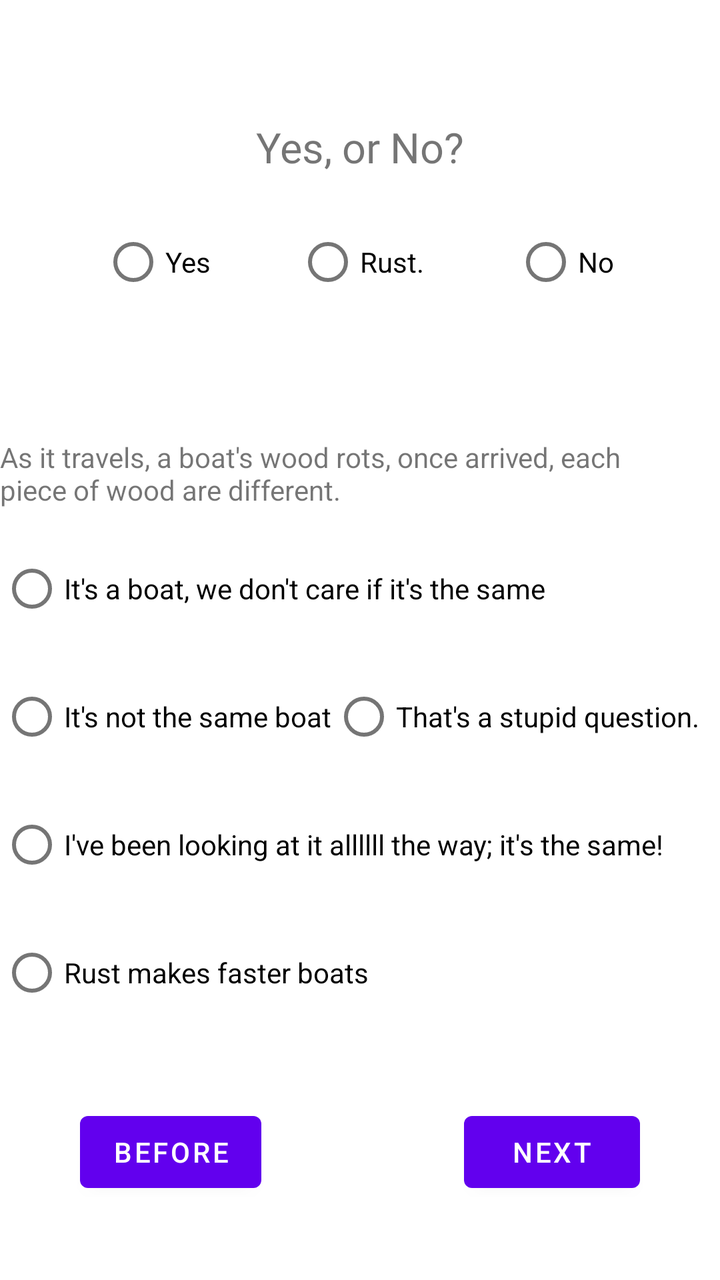
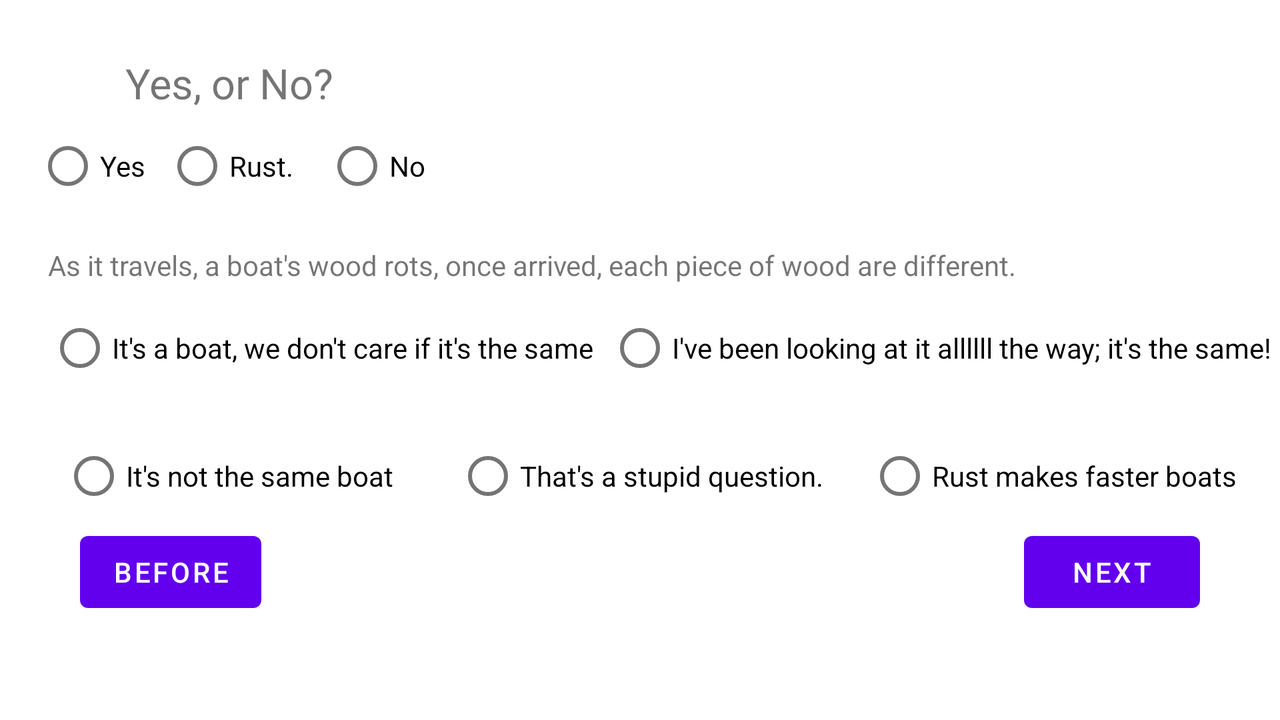

One screen, two layout resources from the same app: the default and the repository's alternative for another configuration. Each is rendered where Android would select it; the XML of both is given below.
<!-- AndroidManifest.xml: application theme Theme.AndroidForm -->
<!-- res/layout/ucq_yon_boat.xml -->
<?xml version="1.0" encoding="utf-8"?>
<androidx.constraintlayout.widget.ConstraintLayout xmlns:android="http://schemas.android.com/apk/res/android"
    xmlns:app="http://schemas.android.com/apk/res-auto"
    xmlns:tools="http://schemas.android.com/tools"
    android:layout_width="match_parent"
    android:layout_height="match_parent">

    <include
        android:id="@+id/include4"
        layout="@layout/activity_template"
        android:layout_width="0dp"
        android:layout_height="wrap_content"
        app:layout_constraintBottom_toBottomOf="parent"
        app:layout_constraintEnd_toEndOf="parent"
        app:layout_constraintStart_toStartOf="parent" />

    <TextView
        android:id="@+id/UCQ_YesOrNo_Q"
        android:layout_width="wrap_content"
        android:layout_height="wrap_content"
        android:layout_marginStart="24dp"
        android:layout_marginTop="64dp"
        android:layout_marginEnd="24dp"
        android:scaleX="@dimen/QuestionScale"
        android:scaleY="@dimen/QuestionScale"
        android:text="@string/YesOrNo_Q"
        app:layout_constraintEnd_toEndOf="parent"
        app:layout_constraintStart_toStartOf="parent"
        app:layout_constraintTop_toTopOf="parent" />

    <TextView
        android:id="@+id/UCQ_Boat_Q"
        android:layout_width="0dp"
        android:layout_height="wrap_content"
        android:layout_marginTop="64dp"
        android:layout_marginEnd="24dp"
        android:scaleX="1"
        android:scaleY="1"
        android:text="@string/Boat_Q"
        app:layout_constraintEnd_toEndOf="parent"
        app:layout_constraintStart_toStartOf="parent"
        app:layout_constraintTop_toBottomOf="@+id/UCQ_YesOrNo_A_rust" />

    <RadioButton
        android:id="@+id/UCQ_YesOrNo_A_yes"
        android:layout_width="wrap_content"
        android:layout_height="wrap_content"
        android:layout_marginStart="24dp"
        android:layout_marginEnd="16dp"
        android:text="@string/YesOrNo_A_Yes"
        app:layout_constraintBottom_toBottomOf="@+id/UCQ_YesOrNo_A_rust"
        app:layout_constraintEnd_toStartOf="@+id/UCQ_YesOrNo_A_rust"
        app:layout_constraintStart_toStartOf="parent"
        app:layout_constraintTop_toTopOf="@+id/UCQ_YesOrNo_A_rust" />

    <RadioButton
        android:id="@+id/UCQ_YesOrNo_A_no"
        android:layout_width="wrap_content"
        android:layout_height="wrap_content"
        android:layout_marginStart="16dp"
        android:layout_marginEnd="24dp"
        android:text="@string/YesOrNo_A_No"
        app:layout_constraintBottom_toBottomOf="@+id/UCQ_YesOrNo_A_yes"
        app:layout_constraintEnd_toEndOf="parent"
        app:layout_constraintStart_toEndOf="@+id/UCQ_YesOrNo_A_rust"
        app:layout_constraintTop_toTopOf="@+id/UCQ_YesOrNo_A_yes" />

    <RadioButton
        android:id="@+id/UCQ_YesOrNo_A_rust"
        android:layout_width="wrap_content"
        android:layout_height="wrap_content"
        android:layout_marginTop="24dp"
        android:text="@string/YesOrNo_A_Rust"
        app:layout_constraintEnd_toEndOf="@+id/UCQ_YesOrNo_Q"
        app:layout_constraintStart_toStartOf="@+id/UCQ_YesOrNo_Q"
        app:layout_constraintTop_toBottomOf="@+id/UCQ_YesOrNo_Q" />

    <RadioButton
        android:id="@+id/UCQ_Boat_A_boat"
        android:layout_width="wrap_content"
        android:layout_height="wrap_content"
        android:layout_marginTop="16dp"
        android:text="@string/Boat_A_Boat"
        app:layout_constraintStart_toStartOf="@+id/UCQ_Boat_Q"
        app:layout_constraintTop_toBottomOf="@+id/UCQ_Boat_Q" />

    <RadioButton
        android:id="@+id/UCQ_Boat_A_notboat"
        android:layout_width="wrap_content"
        android:layout_height="wrap_content"
        android:layout_marginTop="16dp"
        android:text="@string/Boat_A_NotSameBoat"
        app:layout_constraintStart_toStartOf="@+id/UCQ_Boat_A_boat"
        app:layout_constraintTop_toBottomOf="@+id/UCQ_Boat_A_boat" />

    <RadioButton
        android:id="@+id/UCQ_Boat_A_rust"
        android:layout_width="wrap_content"
        android:layout_height="wrap_content"
        android:layout_marginTop="16dp"
        android:text="@string/Boat_A_Rust"
        app:layout_constraintStart_toStartOf="@+id/UCQ_Boat_A_pointer"
        app:layout_constraintTop_toBottomOf="@+id/UCQ_Boat_A_pointer" />

    <RadioButton
        android:id="@+id/UCQ_Boat_A_wut"
        android:layout_width="wrap_content"
        android:layout_height="wrap_content"
        android:text="@string/Boat_A_wut"
        app:layout_constraintStart_toEndOf="@+id/UCQ_Boat_A_notboat"
        app:layout_constraintTop_toTopOf="@+id/UCQ_Boat_A_notboat" />

    <RadioButton
        android:id="@+id/UCQ_Boat_A_pointer"
        android:layout_width="wrap_content"
        android:layout_height="wrap_content"
        android:layout_marginTop="16dp"
        android:text="@string/Boat_A_Pointer"
        app:layout_constraintStart_toStartOf="@+id/UCQ_Boat_A_notboat"
        app:layout_constraintTop_toBottomOf="@+id/UCQ_Boat_A_notboat" />

</androidx.constraintlayout.widget.ConstraintLayout>
<!-- res/layout/activity_template.xml (included above) -->
<?xml version="1.0" encoding="utf-8"?>
<androidx.constraintlayout.widget.ConstraintLayout xmlns:android="http://schemas.android.com/apk/res/android"
    xmlns:app="http://schemas.android.com/apk/res-auto"
    xmlns:tools="http://schemas.android.com/tools"
    android:layout_width="match_parent"
    android:layout_height="match_parent"
    tools:context=".Template">

    <Button
        android:id="@+id/beforeButton"
        android:layout_width="wrap_content"
        android:layout_height="wrap_content"
        android:layout_marginStart="40dp"
        android:layout_marginBottom="40dp"
        android:text="@string/beforeButton"
        app:layout_constraintBottom_toBottomOf="parent"
        app:layout_constraintStart_toStartOf="parent" />

    <Button
        android:id="@+id/nextButton"
        android:layout_width="wrap_content"
        android:layout_height="wrap_content"
        android:layout_marginEnd="40dp"
        android:layout_marginBottom="40dp"
        android:text="@string/nextButton"
        app:layout_constraintBottom_toBottomOf="parent"
        app:layout_constraintEnd_toEndOf="parent" />

</androidx.constraintlayout.widget.ConstraintLayout>
<!-- resources referenced by this layout -->
<resources>
  <dimen name="QuestionScale">1.5</dimen>
  <string name="Boat_A_Boat">It\'s a boat, we don\'t care if it\'s the same</string>
  <string name="Boat_A_NotSameBoat">It\'s not the same boat</string>
  <string name="Boat_A_Pointer">I\'ve been looking at it allllll the way; it\'s the same!</string>
  <string name="Boat_A_Rust">Rust makes faster boats</string>
  <string name="Boat_A_wut">That\'s a stupid question.</string>
  <string name="Boat_Q">As it travels, a boat\'s wood rots, once arrived, each piece of wood are different.</string>
  <string name="YesOrNo_A_No">No</string>
  <string name="YesOrNo_A_Rust" translatable="false">Rust.</string>
  <string name="YesOrNo_A_Yes">Yes</string>
  <string name="YesOrNo_Q">Yes, or No?</string>
  <string name="beforeButton">Before</string>
  <string name="nextButton">Next</string>
  <style name="Theme.AndroidForm" parent="Theme.MaterialComponents.DayNight.DarkActionBar">
          
          <item name="colorPrimary">@color/purple_500</item>
          <item name="colorPrimaryVariant">@color/purple_700</item>
          <item name="colorOnPrimary">@color/white</item>
          
          <item name="colorSecondary">@color/teal_200</item>
          <item name="colorSecondaryVariant">@color/teal_700</item>
          <item name="colorOnSecondary">@color/black</item>
          
          <item name="android:statusBarColor" tools:targetApi="l">?attr/colorPrimaryVariant</item>
          
      </style>
</resources>
<!-- res/layout-land/ucq_yon_boat.xml (the repository's variant of the layout above) -->
<!-- drawn on the phone turned sideways -->
<?xml version="1.0" encoding="utf-8"?>
<androidx.constraintlayout.widget.ConstraintLayout xmlns:android="http://schemas.android.com/apk/res/android"
    xmlns:app="http://schemas.android.com/apk/res-auto"
    xmlns:tools="http://schemas.android.com/tools"
    android:layout_width="match_parent"
    android:layout_height="match_parent">

    <include
        android:id="@+id/include4"
        layout="@layout/activity_template"
        android:layout_width="0dp"
        android:layout_height="wrap_content"
        app:layout_constraintEnd_toEndOf="parent"
        app:layout_constraintHorizontal_bias="0.0"
        app:layout_constraintStart_toStartOf="parent"
        app:layout_constraintTop_toBottomOf="@+id/UCQ_Boat_A_wut" />

    <TextView
        android:id="@+id/UCQ_YesOrNo_Q"
        android:layout_width="wrap_content"
        android:layout_height="wrap_content"
        android:layout_marginStart="24dp"
        android:layout_marginTop="32dp"
        android:layout_marginEnd="24dp"
        android:scaleX="@dimen/QuestionScale"
        android:scaleY="@dimen/QuestionScale"
        android:text="@string/YesOrNo_Q"
        app:layout_constraintEnd_toEndOf="parent"
        app:layout_constraintHorizontal_bias="0.107"
        app:layout_constraintStart_toStartOf="parent"
        app:layout_constraintTop_toTopOf="parent" />

    <TextView
        android:id="@+id/UCQ_Boat_Q"
        android:layout_width="0dp"
        android:layout_height="wrap_content"
        android:layout_marginStart="24dp"
        android:layout_marginTop="16dp"
        android:layout_marginEnd="24dp"
        android:scaleX="1"
        android:scaleY="1"
        android:text="@string/Boat_Q"
        app:layout_constraintEnd_toEndOf="parent"
        app:layout_constraintHorizontal_bias="0.0"
        app:layout_constraintStart_toStartOf="parent"
        app:layout_constraintTop_toBottomOf="@+id/UCQ_YesOrNo_A_rust" />

    <RadioButton
        android:id="@+id/UCQ_YesOrNo_A_yes"
        android:layout_width="wrap_content"
        android:layout_height="wrap_content"
        android:layout_marginStart="24dp"
        android:layout_marginEnd="16dp"
        android:text="@string/YesOrNo_A_Yes"
        app:layout_constraintBottom_toBottomOf="@+id/UCQ_YesOrNo_A_rust"
        app:layout_constraintEnd_toStartOf="@+id/UCQ_YesOrNo_A_rust"
        app:layout_constraintStart_toStartOf="parent"
        app:layout_constraintTop_toTopOf="@+id/UCQ_YesOrNo_A_rust" />

    <RadioButton
        android:id="@+id/UCQ_YesOrNo_A_no"
        android:layout_width="wrap_content"
        android:layout_height="wrap_content"
        android:layout_marginStart="16dp"
        android:text="@string/YesOrNo_A_No"
        app:layout_constraintBottom_toBottomOf="@+id/UCQ_YesOrNo_A_yes"
        app:layout_constraintStart_toEndOf="@+id/UCQ_YesOrNo_A_rust"
        app:layout_constraintTop_toTopOf="@+id/UCQ_YesOrNo_A_yes" />

    <RadioButton
        android:id="@+id/UCQ_YesOrNo_A_rust"
        android:layout_width="wrap_content"
        android:layout_height="wrap_content"
        android:layout_marginTop="8dp"
        android:text="@string/YesOrNo_A_Rust"
        app:layout_constraintEnd_toEndOf="@+id/UCQ_YesOrNo_Q"
        app:layout_constraintStart_toStartOf="@+id/UCQ_YesOrNo_Q"
        app:layout_constraintTop_toBottomOf="@+id/UCQ_YesOrNo_Q" />

    <RadioButton
        android:id="@+id/UCQ_Boat_A_boat"
        android:layout_width="wrap_content"
        android:layout_height="wrap_content"
        android:layout_marginTop="8dp"
        android:text="@string/Boat_A_Boat"
        app:layout_constraintStart_toStartOf="@+id/UCQ_Boat_Q"
        app:layout_constraintTop_toBottomOf="@+id/UCQ_Boat_Q" />

    <RadioButton
        android:id="@+id/UCQ_Boat_A_notboat"
        android:layout_width="wrap_content"
        android:layout_height="wrap_content"
        android:layout_marginTop="16dp"
        android:text="@string/Boat_A_NotSameBoat"
        app:layout_constraintEnd_toStartOf="@+id/UCQ_Boat_A_wut"
        app:layout_constraintStart_toStartOf="parent"
        app:layout_constraintTop_toBottomOf="@+id/UCQ_Boat_A_boat" />

    <RadioButton
        android:id="@+id/UCQ_Boat_A_rust"
        android:layout_width="wrap_content"
        android:layout_height="wrap_content"
        android:text="@string/Boat_A_Rust"
        app:layout_constraintBottom_toBottomOf="@+id/UCQ_Boat_A_wut"
        app:layout_constraintEnd_toEndOf="parent"
        app:layout_constraintStart_toEndOf="@+id/UCQ_Boat_A_wut"
        app:layout_constraintTop_toTopOf="@+id/UCQ_Boat_A_wut" />

    <RadioButton
        android:id="@+id/UCQ_Boat_A_wut"
        android:layout_width="wrap_content"
        android:layout_height="wrap_content"
        android:text="@string/Boat_A_wut"
        app:layout_constraintBottom_toBottomOf="@+id/UCQ_Boat_A_notboat"
        app:layout_constraintEnd_toEndOf="parent"
        app:layout_constraintStart_toStartOf="parent"
        app:layout_constraintTop_toTopOf="@+id/UCQ_Boat_A_notboat"
        app:layout_constraintVertical_bias="0.0" />

    <RadioButton
        android:id="@+id/UCQ_Boat_A_pointer"
        android:layout_width="wrap_content"
        android:layout_height="wrap_content"
        android:text="@string/Boat_A_Pointer"
        app:layout_constraintBottom_toBottomOf="@+id/UCQ_Boat_A_boat"
        app:layout_constraintEnd_toEndOf="parent"
        app:layout_constraintHorizontal_bias="0.625"
        app:layout_constraintStart_toEndOf="@+id/UCQ_Boat_A_boat"
        app:layout_constraintTop_toTopOf="@+id/UCQ_Boat_A_boat"
        app:layout_constraintVertical_bias="0.0" />

</androidx.constraintlayout.widget.ConstraintLayout>
